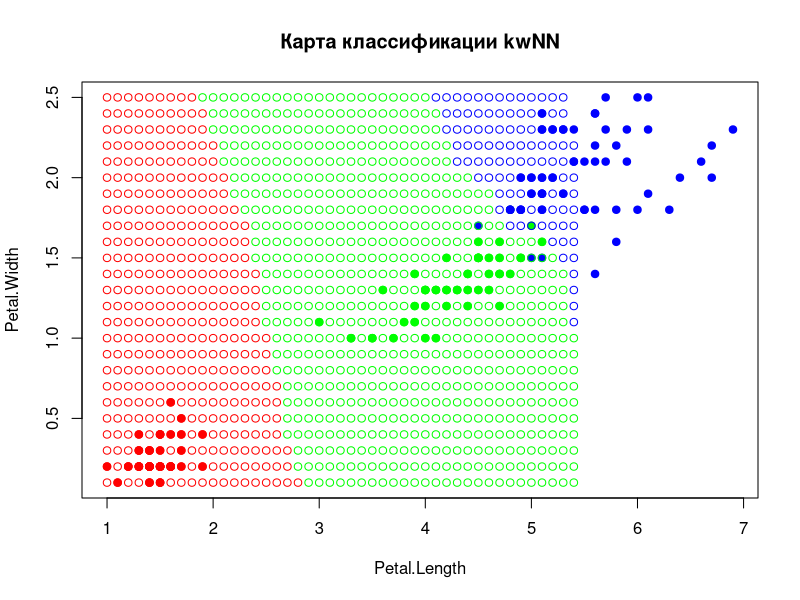

Generate this figure with R: (Note: a time limit stopped this script after it produced the figure.)
# euclid distance
dist <- function(a, b) {
  return (sqrt(sum( (a - b) ^ 2)))
}

# kNN algo
knn <- function(dat, p, k = c(6)) {
  # calculate distances to each node in data
  dists <- vector("list", length(dat[[1]]))
  for (i in 1:length(dat[[1]])) {
    dists[[i]] <- dist(dat[i,][1:2], p)
  }
  
  # add distance to initial data
  dat <- data.frame(dat, "Distance" = unlist(dists))
  # sort data by distance
  dat <- dat[order(dat$Distance),]

  res <- list()  
  for (i in seq(length(k))) {
    # take first k values from data
    datK <- head(dat, k[i])
    # count occurances of each group
    occs <- summary(datK$Species)
    # most occuring group  
    res[i] <- names(sort(occs, decreasing = TRUE))[1]
  }
  
  return (unlist(res))
}

# Perform LOOCV on 'algo' with 'dat' 
loocv1 <- function(dat, algo, k) {
  l <- length(dat[[1]])
  correct <- rep(0, length(k))
  
  for (i in seq(l)) {
    trainData <- dat[-i, ]
    control <- dat[i, ]
    
    res <- algo(trainData, control[1:2], k)
    correct <- correct + (res != control$Species)
  }
  
  return (correct/l)
}

# plot LOO(k)
looFromK <- function(dat, algo, k) {
  res <- loocv1(dat, algo, k)
  lfromk <- data.frame("k"=k, "LOO"=res)
  plot(lfromk, type="l", main="График зависимости LOO(k)")
  
  # best k with lowest Q
  m = lfromk[which.min(lfromk$LOO),]
  points(m, pch=21, bg="green")
  
  text(m[["k"]], m[["LOO"]], adj=c(0,-1), sprintf("(%i; %.3f)", m[["k"]], m[["LOO"]]))
  
  return (m)
}

# kwNN algo
kwnn <- function(dat, p, k=c(6), q = c(1)) {
  # calculate distances to each node in data
  dists <- vector("list", length(dat[[1]]))
  for (i in 1:length(dat[[1]])) {
    dists[[i]] <- dist(dat[i,][1:2], p)
  }
  
  # add distance to initial data
  dat <- data.frame(dat, "Distance" = unlist(dists))
  # sort data by distance
  dat <- dat[order(dat$Distance),]
  
  lk <- length(k)
  lq <- length(q)
  # result matrix with k values as rows
  # and q values as columns
  # matrix values are classification result 
  res <- array(0, c(lq, lk))
  for (iq in seq(lq)) {
    w <- q[iq]
    
    for (ik in seq(lk)) {
      kv <- k[ik]
      # how much p is close to each class
      freq <- as.list(rep(0, length(levels(dat$Species))))
      names(freq) = levels(dat$Species)
      
      for (j in seq(kv)) {
        e <- dat[j,]
        freq[[e$Species]] <- freq[[e$Species]] + w ^ j
      }

      res[iq, ik] <- names(sort(unlist(freq), decreasing = TRUE))[1]
    }
  }
  
  return (res)
}

# Perform LOOCV on 'algo' with 'dat' 
loocv2 <- function(dat, algo, k, q) {
  l <- length(dat[[1]])
  correct <- array(0, c(length(q), length(k)))
  
  for (i in seq(l)) {
    trainData <- dat[-i, ]
    control <- dat[i, ]
    
    res <- algo(trainData, control[1:2], k=k, q=q)
    correct <- correct + (res != control$Species)
  }
  
  return (correct/l)
}

# plot LOO(k)
looFromW <- function(dat, algo, k, q) {
  res <- loocv2(dat, algo, k, q)
  print(res)
  
  lk <- length(k)
  lq <- length(q)
  kq <- array(0, lk*lq)
  val <- array(0, lk*lq)
  
  for (i in seq(lk)) {
    for (j in seq(lq)) {
      kq[(i-1)*lq +j] <- k[i] + q[j]
      val[(i-1)*lq +j] <- res[j,i]
    }
  }
  
  lfromkq <- data.frame("qk"=kq, "LOO"=val,
                        "k"=unlist(lapply(k, function(x){rep(x, lq)})),
                        "q"=rep(q, lk))
  print(lfromkq)
  plot(lfromkq[1:2], type="l", main="График зависимости LOO(k, q)")
  
  # best k with lowest Q
  m = lfromkq[which.min(lfromkq$LOO),]
  points(m, pch=21, bg="green")
  
  text(m[["qk"]], m[["LOO"]], adj=c(0,-1), sprintf("(%i %.2f; %.3f)", m[["k"]], m[["q"]], m[["LOO"]]))
  
  return (m)
}

# example of usage
demo <- function(algo, title) {
  # get data and plot it
  dat <- iris[3:5]
  colors <- c("setosa" = "red", "versicolor" = "green", "virginica" = "blue")
  plot(dat[1:2], pch = 21, col = colors[dat$Species], bg = colors[dat$Species], main=title)
  
  # classification map
  for (i in seq(1.0, 7.0, 0.1)) {
    for (j in seq(0.1, 2.5, 0.1)) {
      cl <- algo(dat, c(i, j))
      points(i, j, pch = 21, col = colors[cl])
    }
  }
  
  points(dat[1:2], pch = 21, col = colors[dat$Species], bg = colors[dat$Species], main=title)
}

proof <- function() {
  f1 <- function(x) {
    2*x - 2
  }
  a1 <- seq(0, 10, 0.5)
  b1 <- unlist(lapply(a1, f1))
  
  f2 <- function(x) {
    2*x + 4
  }
  a2 <- seq(0, 10, 1)
  b2 <- unlist(lapply(a2, f2))
  
  colors <- factor(c(rep("red", 21), rep("green", 11)))
  cn <- levels(colors)
  df <- data.frame(x=c(a1, a2), y=c(b1, b2), Species=colors)
  plot(df[1:2], pch=21, bg=cn[df$Species], col=cn[df$Species])
  
  for (i in seq(0, 10, 0.25)) {
    for (j in seq(-4, 6, 1)) {
      p <- c(i, j + 2*i)
      res1 <- knn(df, p)
      res2 <- kwnn(df, p, q=c(0.5))
      if (res1 != res2) {
        points(p[1], p[2], pch=20, col="blue")
      }
      else
      {
        points(p[1], p[2], pch=21, col=res1)
      }
    }
  }
  
  points(df[1:2], pch=21, bg=cn[df$Species], col=cn[df$Species])
}

#demo(knn, "Карта классификации kNN")
demo(kwnn, "Карта классификации kwNN")

#res <- knn(iris[3:5], c(5, 1.5))
#print(res)

#res <- loocv1(iris[3:5], knn, k=1:150)
#print(res)

#res <- looFromK(iris[3:5], knn, 1:150)
#print(res)

#res <- kwnn(iris[3:5], c(5, 1.5), w=c(0.5, 0.6))
#print(res)

#res <- loocv2(iris[3:5], kwnn, k=5:10, q=seq(0.05, 1, 0.05))
#print(res)

#res <- looFromW(iris[3:5], kwnn, k=5:10, q=seq(0.1, 1, 0.05))
#print(res)

#proof()
